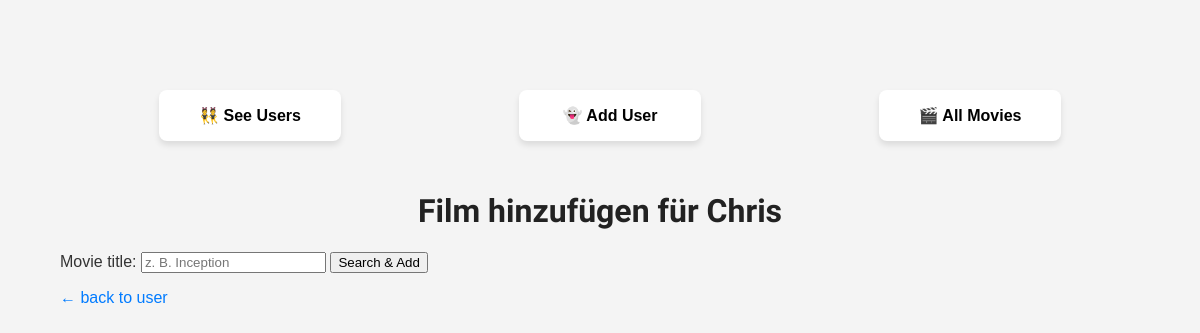
Page /users/1/add_movie on the earlier database version.
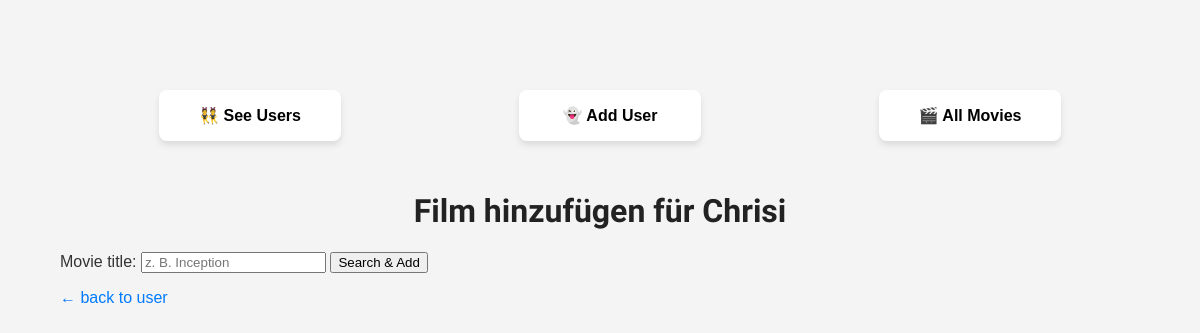
Same page on the later database version.
### models.py (models this page shows, shortened)
class User(db.Model):
    __tablename__ = 'users'
    user_id = db.Column(db.Integer, primary_key=True)
    user_name = db.Column(db.String)
    movies = db.relationship('Movie', backref='user', cascade='all, delete', lazy=True)

### app.py (the view, shortened to what this page needs)
@app.route('/users/<int:user_id>/add_movie', methods=["GET", "POST"])
@app.route('/users/<int:user_id>/add_movie', methods=["GET", "POST"])
def add_movie(user_id):
    user = data_manager.get_user(user_id)
    app.logger.info(f"🛠️ Entered add_movie for user_id={user_id}, method={request.method}")
    return render_template('add_movie.html', user=user)

### datamanager.py (called while the page is built)
    def get_user(self, user_id):
        return User.query.get(user_id)

### templates/add_movie.html (shortened to what this page needs)
{% extends "base.html" %}
{% block content %}
  <h1>Film hinzufügen für {{ user.user_name }}</h1>
  <form
    method="POST"
    action="{{ url_for('add_movie', user_id=user.user_id) }}"
  >
    <label for="title">Movie title:</label>
    <input
      type="text"
      id="title"
      name="title"
      placeholder="z. B. Inception"
      required
    >
    <button type="submit">Search &amp; Add</button>
  </form>
  <p>
    <a href="{{ url_for('list_user_movies', user_id=user.user_id) }}">
      ← back to user
    </a>
  </p>
{% endblock %}

Differences in the rows shown:
changed User: user_name "Chris" → "Chrisi"
